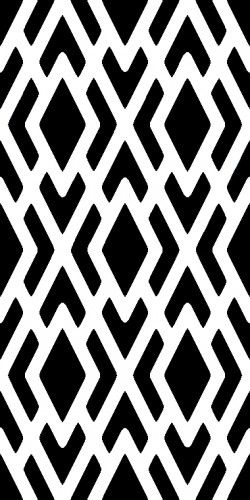
#> input picture polygon.jpg, 250 x 500 px
$ python skimage_demonstration.py
#> lines starting #> are read from the running program, lines starting #| are printed output that depends on the picture
"""
Mitchell Yu
1/30/2019
Example code for SciKit-Image Toolkit
On My Honor
Resources: scikit-image.org
Three examples: Corner detection, swirl transformation, region boundries
"""

# Example 1 - Corner detection of black and white image

from matplotlib import pyplot as plt
from matplotlib import image as mpimg
from skimage.feature import corner_harris, corner_subpix, corner_peaks
from skimage.color import rgb2gray
from skimage.transform import resize

image = mpimg.imread("polygon.jpg") # imports photo as a NumPy array
#> image is the input picture: shape (500, 250, 3); mean R, G, B 131, 131, 131
image = resize(image,(200, 200)) # resize image to fit axis
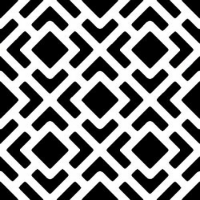
#> image: shape (200, 200, 3) float64; mean R, G, B 0.514, 0.514, 0.514
image = rgb2gray(image) # convert color image to grayscale
#> image: shape (200, 200) float64

coords = corner_peaks(corner_harris(image), min_distance=1) # finds corner a minimum of 1 unit away from another corner
#> coords = 570 pairs, first value 1 to 198, second value 1 to 198
coords_subpix = corner_subpix(image, coords, window_size=9) # within a window size (9 in this case), sees the varience in grayscale to determin whether the corner is truely a corner
#> coords_subpix = 570 rows, first 8: [129.5, 199.3], [169.9, 199.3], [129.5, -0.25], [69.47, -0.26], [69.48, 199.3], [29.33, 199.3], [169.7, -0.291], [29.31, -0.295]

fig, ax = plt.subplots() # creates plot
ax.imshow(image, interpolation='nearest', cmap=plt.cm.gray) # displays image in background of plot
ax.plot(coords_subpix[:, 1], coords_subpix[:, 0], '+r', markersize=10) #plotting the spots where both values concide into a corner
ax.axis((0, 200, 200, 0)) # setting values for the plot dimensions
plt.show() # displays whole piece together
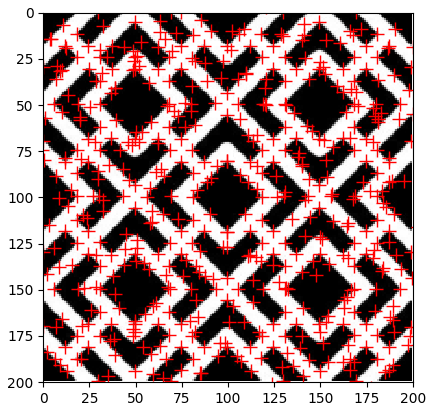
#> figure drawn by matplotlib, 1 panel

#-------------------------------------------------------------------------------------------------

# Example 2 - Transforming image with swirl

from skimage.transform import swirl

image2 =  mpimg.imread("polygon.jpg") # imports photo as a NumPy array
image2 = resize(image2,(200, 200)) # resize image to fit axis
image2 = swirl(image2, rotation=0, strength=10, radius=90)  # swirling image2
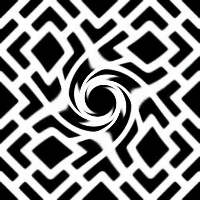
#> image2: shape (200, 200, 3) float64; mean R, G, B 0.514, 0.514, 0.514

fig, ax1 = plt.subplots() # creates plot
ax1.imshow(image2, cmap=plt.cm.gray, interpolation='none') # displaying image on plot
ax1.axis('off') # removing axis and labels
plt.show() # displaying whole piece

#-------------------------------------------------------------------------------------------------

# Example 3 - Creating region boundries around a photo of a cat

from skimage.future import graph
from skimage import segmentation, color, filters, io

image3 = mpimg.imread("cat.jpg") # import photo as NumPy array
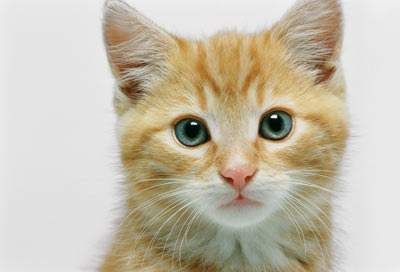
#> input picture cat.jpg, 400 x 272 px
#> image3 is the input picture: shape (272, 400, 3); mean R, G, B 198.1, 190.4, 172.5
imagegray = color.rgb2gray(image3) # converts photo to grayscale
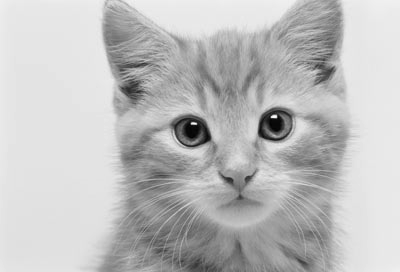
#> imagegray: shape (272, 400) float64; min 0.0112, max 0.994, mean 0.748

outline = segmentation.slic(image3, compactness=50, n_segments=1000) # takes grayscaled image and outlines it
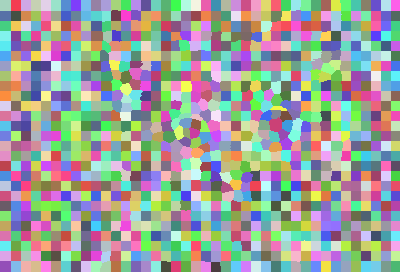
#> outline: shape (272, 400) int64; 1080 distinct labels, from 1 to 1080; one colour per label, 0 black
imagecolor = color.gray2rgb(imagegray) # converts grayscale image to colored (based on intensity of brightness and darkness)

g = graph.rag_boundary(outline, imagegray) # combined graphic broundries
lc = graph.show_rag(outline, g, imagecolor, img_cmap=None, edge_cmap='viridis', edge_width=1) # graph itself combining color with outline, creating colored outline
io.show() # display
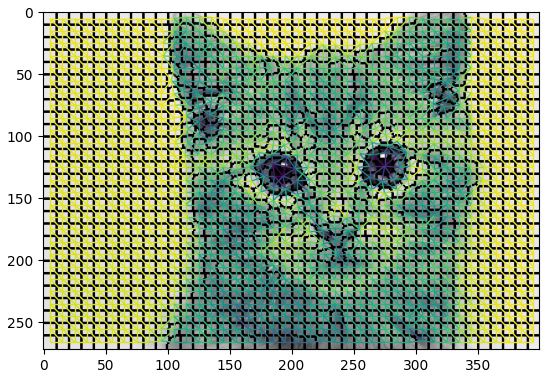
#> figure drawn by matplotlib, 1 panel
